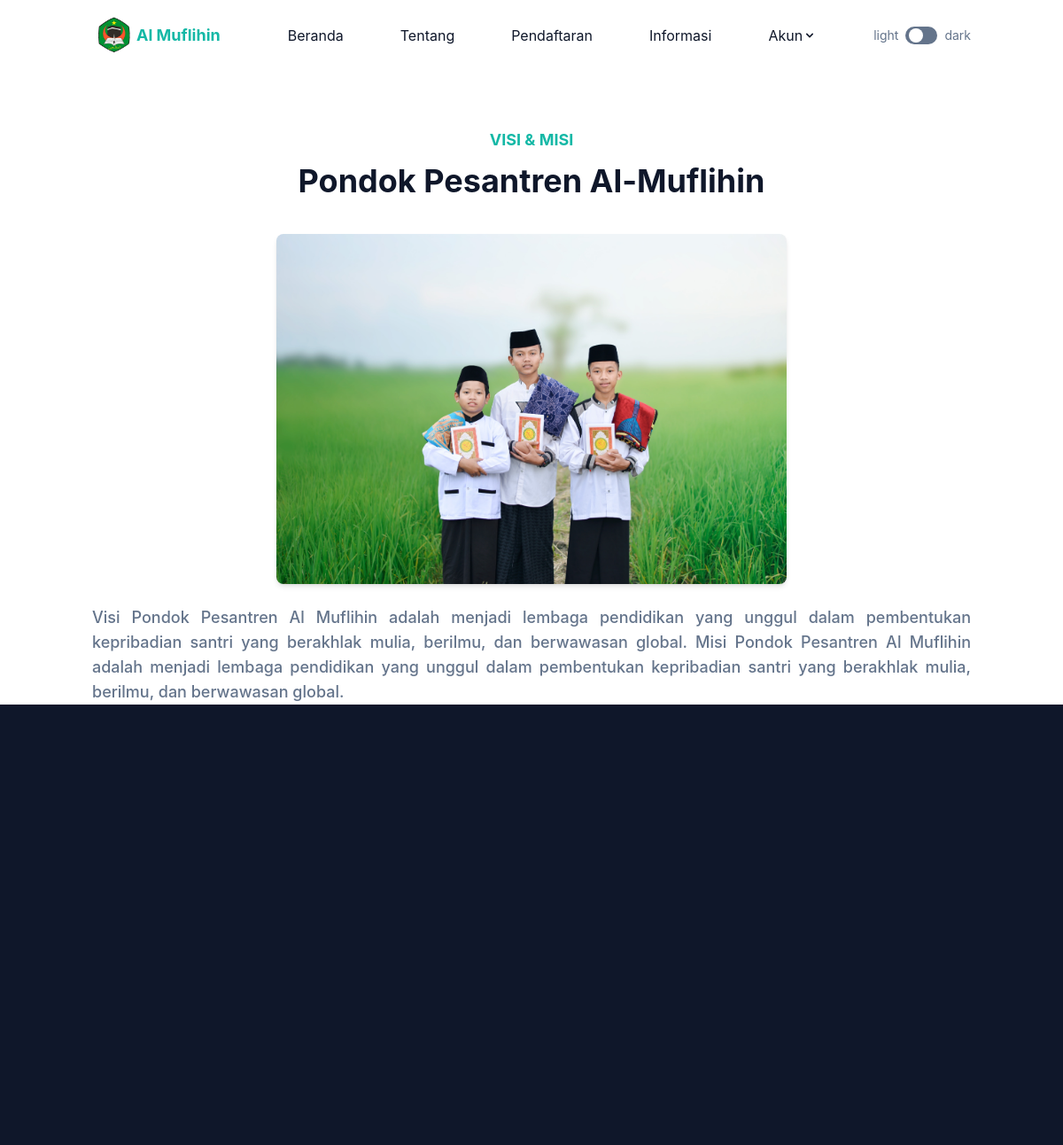
Page /tentang_detail.php?jenis=visi_misi on the committed database.
### tables this page shows
CREATE TABLE `tb_tentang_kami` (
  `id` int(11) NOT NULL,
  `jenis` enum('sejarah','visi_misi','fasilitas') NOT NULL,
  `sub_judul` varchar(255) DEFAULT NULL,
  `judul` varchar(255) DEFAULT NULL,
  `deskripsi` text DEFAULT NULL,
  `gambar` varchar(255) DEFAULT NULL,
  `link_selengkapnya` varchar(255) DEFAULT NULL
);

### tentang_detail.php (the view, shortened to what this page needs)
<?php
include 'header.php';
include 'config.php';
$jenis = $_GET['jenis'];
$stmt = $mysqli->prepare("SELECT * FROM tb_tentang_kami WHERE jenis = ? LIMIT 1");
$stmt->bind_param("s", $jenis);
$stmt->execute();
$result = $stmt->get_result();
$data = $result->fetch_assoc();
?>
<section class="pt-36 dark:bg-dark">
    <div class="container mx-auto px-4">
        <div class="max-w-3xl mx-auto text-center mb-10 reveal">
            <h4 class="mb-3 text-lg font-bold uppercase text-primary"><?= htmlspecialchars($data['sub_judul']) ?></h4>
            <h2 class="text-3xl font-bold text-dark dark:text-white lg:text-4xl"><?= htmlspecialchars($data['judul']) ?>
            </h2>
        </div>
        <div class="mb-6 reveal-left">
            <img src="dist/img/<?= htmlspecialchars($data['gambar']) ?>" alt="<?= htmlspecialchars($data['judul']) ?>"
                class="mx-auto rounded-lg shadow-md w-full max-w-xl">
        </div>
        <div class="text-justify font-medium text-base text-secondary lg:text-lg leading-relaxed reveal-right"
            style="text-align: justify;">
            <?= nl2br(htmlspecialchars($data['deskripsi'])) ?>
        </div>
    </div>
</section>
<?php include 'footer.php'; ?>

### tentang_detail.php (style rules this page uses)
.reveal { opacity: 0; transform: translateY(40px); transition: all 0.8s ease; }
.reveal.active { opacity: 1; transform: translateY(0); }
.reveal-right { opacity: 0; transform: translateX(60px); transition: all 0.8s ease; }
.reveal-right.active { opacity: 1; transform: translateX(0); }
.reveal-left { opacity: 0; transform: translateX(-60px); transition: all 0.8s ease; }
.reveal-left.active { opacity: 1; transform: translateX(0); }

### rows in the picture
tb_tentang_kami: sub_judul "VISI & MISI", judul "Pondok Pesantren Al-Muflihin", gambar (picture), deskripsi "Visi Pondok Pesantren Al Muflihin adalah menjadi lembaga pendidikan yang unggul dalam pembentukan kepribadian santri yang berakhlak mulia, berilmu, dan berwawasan global. Misi Pondok Pesantren Al Muflihin adalah menjadi lembaga pendidikan yang unggul dalam pembentukan kepribadian santri yang berakhlak mulia, berilmu, dan berwawasan global."
